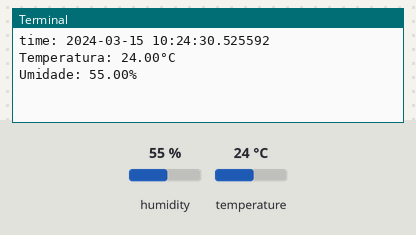
Simulated run of this program. Board: Raspberry Pi (BCM pin numbers). On the bench: the last lines printed to the terminal. The inputs (shaded band) are chosen by the test bench; at power-on: humidity 55 %, temperature 24 °C. The clock reads 2024-03-15 10:24:30 at power-on unless the program sets it.

Above: at 1.2 s.
1.3 s: humidity set to 22 %
At 3.8 s:
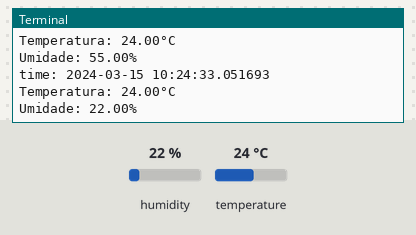
4.7 s: temperature set to 12 °C
At 6.7 s:
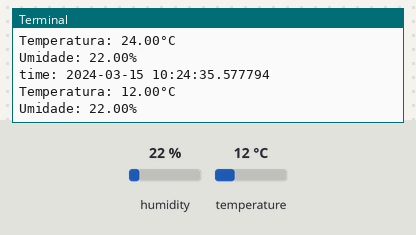
8.1 s: humidity set to 40 %
At 9.5 s:
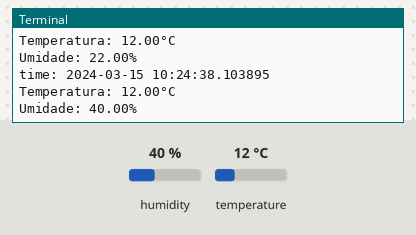
Timing chart, 0 to 11.1 s (numbered marks = the images above; inputs shaded):
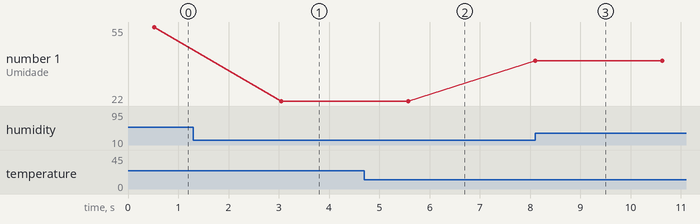

Measured:
- after the input at 1.3 s, the terminal: prints a new line after 1.8 s (image 1)
- after the input at 4.7 s, the terminal: prints a new line after 0.88 s (image 2)
- after the input at 8.1 s, the terminal: prints a new line at once (image 3)
- plotted number 1: 55 → 22 after the input at 1.3 s, 22 → 40 after the input at 8.1 s

The program:

tempmonitoring.py
```python
import Adafruit_DHT
import asyncio
import csv
import datetime


# using now() to get current time


sensor = Adafruit_DHT.DHT22
gpio_pin = 23

async def read_dht22():
    humidity, temp= Adafruit_DHT.read_retry(sensor, gpio_pin, 5)

    if humidity is not None and temp is not None:
        current_time = datetime.datetime.now()
        print(f'time: {current_time}')
        print(f'Temperatura: {temp:.2f}°C')
        print(f'Umidade: {humidity:.2f}%')
        await asyncio.sleep(2)
    else:
        print('Fail reading')


async def main():
    while True:
        try:
            await read_dht22()
        except KeyboardInterrupt:
            break

asyncio.run(main())

   
```
